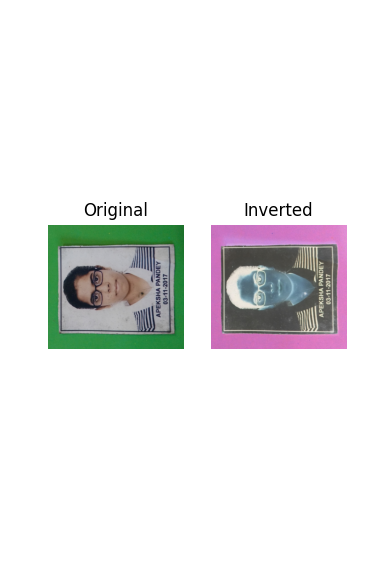

Generate this figure with Python:
from matplotlib.image import imread
import matplotlib.pyplot as plt
import numpy as np
import cv2
from PIL import Image
from numpy import asarray
import re
import collections

image_src = imread("apeksha.jpg")
image_i = 255 - image_src                   #inversion

cmap_val = 'gray'
fig, (ax1, ax2) = plt.subplots(nrows=1, ncols=2, figsize=(10, 20))

ax1.axis("off")
ax1.title.set_text('Original')

ax2.axis("off")
ax2.title.set_text("Inverted")

ax1.imshow(image_src, cmap=cmap_val)
ax2.imshow(image_i, cmap=cmap_val)                  #plot

plt.show()
